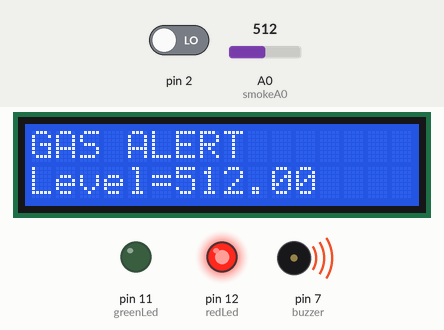
Bench run of a sketch on a simulated Arduino Uno, built with avr-gcc and run on an emulated ATmega328P. Parts: 16×2 character LCD, output pins drawn as LEDs (lit = HIGH), buzzer (waves = sounding). The inputs (shaded band) are chosen by the test bench; at power-on: A0 (smokeA0) = 512, pin 2 LOW. The modem accepts every AT command (registered, SIM ready, sends succeed) and sends nothing else; what the sketch prints to the serial monitor is not drawn.

Above: at 1.2 s.
1.3 s: A0 (smokeA0) set to 313
At 4.0 s:
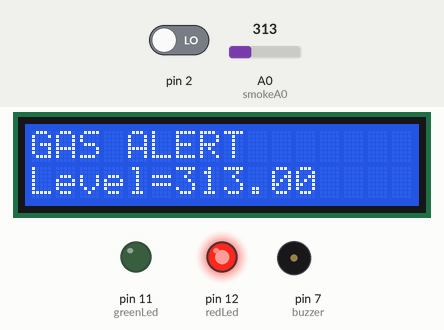
4.4 s: A0 (smokeA0) set to 292
At 7.4 s:
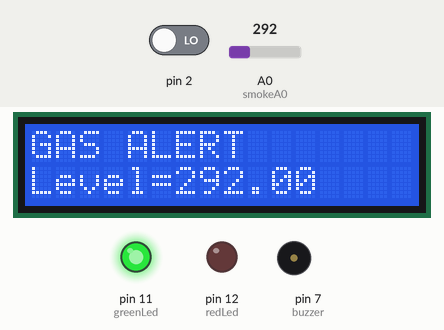
8.2 s: A0 (smokeA0) set to 306
At 11.3 s:
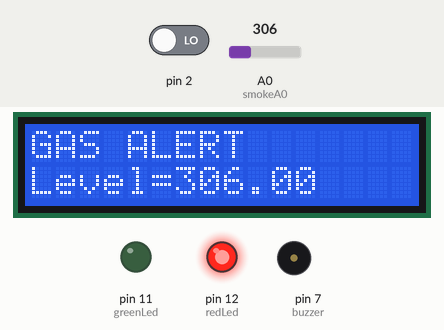
Timing chart, 0 to 17.5 s (numbered marks = the images above; inputs shaded):
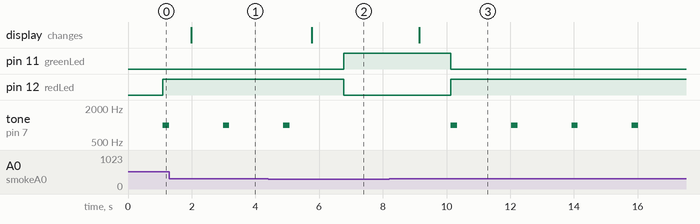

The sketch:

gas.ino
```cpp
#include <SoftwareSerial.h>
#include <LiquidCrystal_I2C.h>

LiquidCrystal_I2C lcd(0x27,16,2);
SoftwareSerial gsm(9,10);
SoftwareSerial ss(6,5);
String phone_no1 = "8971504592";
//String phone_no2 = """;

void sendsms (String phone_no1,float level);
void sendsms1 (String phone_no2,float level);

void send_event(const char *event);

float level;
float rev=0;
int redLed = 12;
int greenLed = 11;
int buzzer = 7;
int smokeA0 = A0;
// Your threshold value
int sensorThres = 300;


void isr() //interrupt service routine
{
rev++;
}

void setup()
{
  Serial.begin(9600);
  gsm.begin(9600);
  ss.begin(9600);
  lcd.init();
  lcd.clear();
  lcd.backlight();


  attachInterrupt(0,isr,RISING);
  pinMode(redLed, OUTPUT);
  pinMode(greenLed, OUTPUT);
  pinMode(buzzer, OUTPUT);
  pinMode(smokeA0, INPUT);
  Serial.begin(9600);
}

void loop()
{
  int analogSensor = analogRead(smokeA0);

  Serial.print("Pin A0: ");
  Serial.println(analogSensor);
  // Checks if it has reached the threshold value
  level =analogSensor;
  lcd.setCursor(0,0);
  lcd.print("GAS ALERT");
  lcd.setCursor(0,1);
  lcd.print("Level=");
  lcd.print(level);
  lcd.print("");

  Serial.println("level-");
  Serial.println(level);
  delay(1000);
  if (analogSensor > sensorThres)
  {


    digitalWrite(redLed, HIGH);
    digitalWrite(greenLed, LOW);
    tone(buzzer, 1000, 200);
    sendsms(phone_no1, level);
  }
  else
  {
    digitalWrite(redLed, LOW);
    digitalWrite(greenLed, HIGH);
    noTone(buzzer);
  }
  delay(100);


attachInterrupt(0,isr,RISING);
}


void sendsms(String phoneno,float level)
{

  bool newddata = false;
  unsigned long chars;
  unsigned short sentences,failed;
  float flat,flon;
  unsigned long age;

  gsm.print("AT+CMGF=1\r");
  delay(400);
  gsm.print("AT+CMGS=\"");
  gsm.print(phoneno);
  gsm.println("\"");
  delay(300);
  Serial.print("GAS IS LEAKING ");

  gsm.print("GAS IS LEAKING ");


  gsm.print(".....");


  gsm.print("LEVEL = ");
  gsm.print(level);
  gsm.print("");
  gsm.print("\n");


  //gsm.print("\n");


  Serial.println("\n ");


}
```

Measured:
- the behaviour switches between 301 and 300 on A0 (smokeA0) (found by bisection; images 1 and 2)
- after the input at 1.3 s, the display: changes after 0.68 s (image 1)
- after the input at 4.4 s, pin 11 (greenLed): LOW → HIGH after 2.4 s; pin 12 (redLed): HIGH → LOW after 2.4 s; tone on pin 7 (buzzer): goes on until 5.1 s, then stays silent; the display: changes after 1.4 s (image 2)
- after the input at 8.2 s, pin 11 (greenLed): HIGH → LOW after 1.9 s; pin 12 (redLed): LOW → HIGH after 1.9 s; tone on pin 7 (buzzer): alternates 1000 Hz for 0.20 s and silent for 1.7 s, starting after 1.9 s; the display: changes after 0.94 s (image 3)
